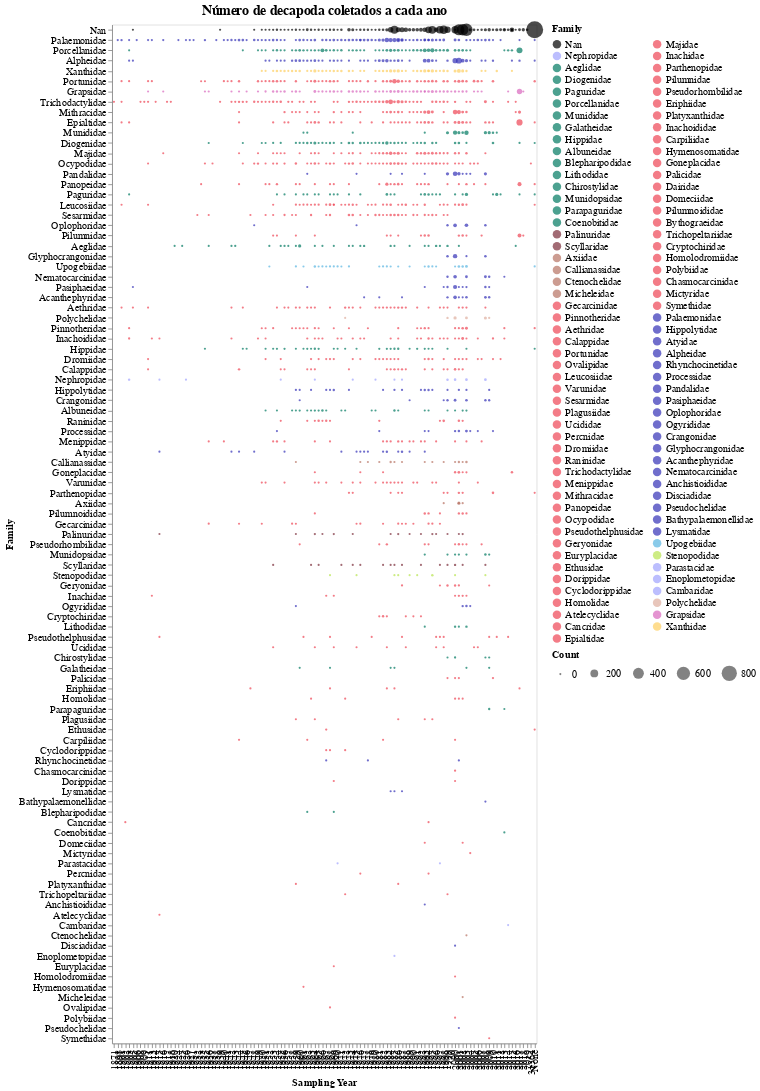

The code cell stored with this chart in its notebook:
### Code cell
fam_legend = teste['family'].unique()
fam_legend = [f for f in fam_legend if f in cores_familia_naive.keys()]
g1 = alt.Chart(teste[teste['family'].isin(fam_legend)],
               width=500, height=1200, title='Número de decapoda coletados a cada ano').mark_circle(
                                                                                size=60).encode(
    x= alt.X('start_year', type='ordinal', title='Sampling Year'),
    y= alt.Y('family', type='nominal', title='Family',
            sort= alt.EncodingSortField(field='counts', op='sum', order='descending')),
    size= alt.Size('counts', title='Count', scale=alt.Scale(range=[6,400]),
                   legend= alt.Legend(columns=5)),
    order= alt.Order('counts', sort='descending'),  # smaller points in front
    color = alt.Color('family:N', title='Family', 
                      scale= alt.Scale(domain=list(cores_familia_naive.keys()), 
                                       range=list(cores_familia_naive.values())),
                      legend= alt.Legend(columns=2, symbolLimit=102)),
    tooltip = alt.Tooltip(['family', 'start_year', 'counts'])
)

g1 = g1.configure_title(fontSize=16).configure_axis(
    labelFontSize=12,
    titleFontSize=12
).configure_legend(
    labelFontSize=12,
    titleFontSize=12
)

g1.save('./graphs/families_per_year-colorful.html')
g1

### Figure 1 — Vega-Lite specification as saved in the notebook (floating-point values rounded to 4 significant figures; data arrays with more than 128 entries replaced by an {"elided": "..."} marker saying what was removed)
{"config": {"view": {"continuousWidth": 400, "continuousHeight": 300}, "axis": {"labelFontSize": 12, "titleFontSize": 12}, "legend": {"labelFontSize": 12, "titleFontSize": 12}, "title": {"fontSize": 16}}, "data": {"name": "data-38374478d489d362e557934f5ec75750"}, "mark": {"type": "circle", "size": 60}, "encoding": {"color": {"type": "nominal", "field": "family", "legend": {"columns": 2, "symbolLimit": 102}, "scale": {"domain": ["Nan", "Nephropidae", "Aeglidae", "Diogenidae", "Paguridae", "Porcellanidae", "Munididae", "Galatheidae", "Hippidae", "Albuneidae", "Blepharipodidae", "Lithodidae", "Chirostylidae", "Munidopsidae", "Parapaguridae", "Coenobitidae", "Palinuridae", "Scyllaridae", "Axiidae", "Callianassidae", "Ctenochelidae", "Micheleidae", "Gecarcinidae", "Pinnotheridae", "Aethridae", "Calappidae", "Portunidae", "Ovalipidae", "Leucosiidae", "Varunidae", "Sesarmidae", "Plagusiidae", "Ucididae", "Percnidae", "Dromiidae", "Raninidae", "Trichodactylidae", "Menippidae", "Mithracidae", "Panopeidae", "Ocypodidae", "Pseudothelphusidae", "Geryonidae", "Euryplacidae", "Ethusidae", "Dorippidae", "Cyclodorippidae", "Homolidae", "Atelecyclidae", "Cancridae", "Epialtidae", "Majidae", "Inachidae", "Parthenopidae", "Pilumnidae", "Pseudorhombilidae", "Eriphiidae", "Platyxanthidae", "Inachoididae", "Carpiliidae", "Hymenosomatidae", "Goneplacidae", "Palicidae", "Dairidae", "Domeciidae", "Pilumnoididae", "Bythograeidae", "Trichopeltariidae", "Cryptochiridae", "Homolodromiidae", "Polybiidae", "Chasmocarcinidae", "Mictyridae", "Symethidae", "Palaemonidae", "Hippolytidae", "Atyidae", "Alpheidae", "Rhynchocinetidae", "Processidae", "Pandalidae", "Pasiphaeidae", "Oplophoridae", "Ogyrididae", "Crangonidae", "Glyphocrangonidae", "Acanthephyridae", "Nematocarcinidae", "Anchistioididae", "Disciadidae", "Pseudochelidae", "Bathypalaemonellidae", "Lysmatidae", "Upogebiidae", "Stenopodidae", "Parastacidae", "Enoplometopidae", "Cambaridae", "Polychelidae", "Grapsidae", "Xanthidae"], "range": ["#000000", "#a0a3fd", "#007961", "#007961", "#007961", "#007961", "#007961", "#007961", "#007961", "#007961", "#007961", "#007961", "#007961", "#007961", "#007961", "#007961", "#7a2c39", "#7a2c39", "#b67262", "#b67262", "#b67262", "#b67262", "#ee4454", "#ee4454", "#ee4454", "#ee4454", "#ee4454", "#ee4454", "#ee4454", "#ee4454", "#ee4454", "#ee4454", "#ee4454", "#ee4454", "#ee4454", "#ee4454", "#ee4454", "#ee4454", "#ee4454", "#ee4454", "#ee4454", "#ee4454", "#ee4454", "#ee4454", "#ee4454", "#ee4454", "#ee4454", "#ee4454", "#ee4454", "#ee4454", "#ee4454", "#ee4454", "#ee4454", "#ee4454", "#ee4454", "#ee4454", "#ee4454", "#ee4454", "#ee4454", "#ee4454", "#ee4454", "#ee4454", "#ee4454", "#ee4454", "#ee4454", "#ee4454", "#ee4454", "#ee4454", "#ee4454", "#ee4454", "#ee4454", "#ee4454", "#ee4454", "#ee4454", "#3330b7", "#3330b7", "#3330b7", "#3330b7", "#3330b7", "#3330b7", "#3330b7", "#3330b7", "#3330b7", "#3330b7", "#3330b7", "#3330b7", "#3330b7", "#3330b7", "#3330b7", "#3330b7", "#3330b7", "#3330b7", "#3330b7", "#58b5e1", "#b8e450", "#a0a3fd", "#a0a3fd", "#a0a3fd", "#deae9e", "#d867be", "#fece5f"]}, "title": "Family"}, "order": {"type": "quantitative", "field": "counts", "sort": "descending"}, "size": {"type": "quantitative", "field": "counts", "legend": {"columns": 5}, "scale": {"range": [6, 400]}, "title": "Count"}, "tooltip": [{"type": "nominal", "field": "family"}, {"type": "nominal", "field": "start_year"}, {"type": "quantitative", "field": "counts"}], "x": {"type": "ordinal", "field": "start_year", "title": "Sampling Year"}, "y": {"type": "nominal", "field": "family", "sort": {"field": "counts", "op": "sum", "order": "descending"}, "title": "Family"}}, "height": 1200, "title": "Número de decapoda coletados a cada ano", "width": 500, "$schema": "https://vega.github.io/schema/vega-lite/v4.8.1.json", "datasets": {"data-38374478d489d362e557934f5ec75750": {"elided": "1538 records"}}}
